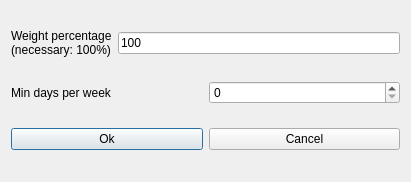
<?xml version="1.0" encoding="UTF-8"?>
<ui version="4.0">
 <class>ModifyConstraintTeachersMinRealDaysPerWeekForm_template</class>
 <widget class="QDialog" name="ModifyConstraintTeachersMinRealDaysPerWeekForm_template">
  <property name="geometry">
   <rect>
    <x>0</x>
    <y>0</y>
    <width>411</width>
    <height>182</height>
   </rect>
  </property>
  <property name="windowTitle">
   <string extracomment="This is the title of the dialog to modify a constraint of this type">Modify teachers min real days per week</string>
  </property>
  <layout class="QGridLayout" name="gridLayout">
   <item row="0" column="0">
    <layout class="QHBoxLayout" name="horizontalLayout">
     <item>
      <widget class="QLabel" name="weightTextLabel">
       <property name="frameShape">
        <enum>QFrame::NoFrame</enum>
       </property>
       <property name="frameShadow">
        <enum>QFrame::Plain</enum>
       </property>
       <property name="text">
        <string>Weight percentage
(necessary: 100%)</string>
       </property>
       <property name="wordWrap">
        <bool>false</bool>
       </property>
      </widget>
     </item>
     <item>
      <widget class="QLineEdit" name="weightLineEdit">
       <property name="text">
        <string notr="true">100</string>
       </property>
      </widget>
     </item>
    </layout>
   </item>
   <item row="1" column="0">
    <layout class="QHBoxLayout" name="horizontalLayout_2">
     <item>
      <widget class="QLabel" name="minDaysTextLabel">
       <property name="frameShape">
        <enum>QFrame::NoFrame</enum>
       </property>
       <property name="frameShadow">
        <enum>QFrame::Plain</enum>
       </property>
       <property name="text">
        <string>Min days per week</string>
       </property>
       <property name="wordWrap">
        <bool>false</bool>
       </property>
      </widget>
     </item>
     <item>
      <widget class="QSpinBox" name="minDaysSpinBox"/>
     </item>
    </layout>
   </item>
   <item row="2" column="0">
    <layout class="QHBoxLayout" name="horizontalLayout_3">
     <item>
      <widget class="QPushButton" name="okPushButton">
       <property name="text">
        <string>Ok</string>
       </property>
      </widget>
     </item>
     <item>
      <widget class="QPushButton" name="cancelPushButton">
       <property name="text">
        <string>Cancel</string>
       </property>
      </widget>
     </item>
    </layout>
   </item>
  </layout>
 </widget>
 <layoutdefault spacing="6" margin="11"/>
 <resources/>
 <connections/>
</ui>
